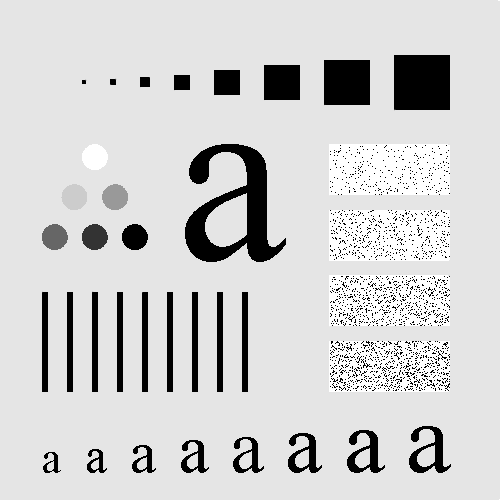
#> input picture images/test_pattern_blurring_orig.tif, 500 x 500 px
$ jupyter execute lab_14.ipynb
#> lines starting #> are read from the running program, lines starting #| are printed output that depends on the picture
# Filtros lineales espaciales - caso pasabajas

<div class="alert alert-block alert-success">
<b>Resumen:</b>  En este notebook exploraremos los filtros pasabajas lineales en el dominio espacial, aplicándolos a imágenes y observando su efecto, especialmente en presencia de ruido Salt & Pepper.
</div>

***

[cell 1]
# Importar las bibliotecas necesarias
import cv2
import numpy as np
import matplotlib.pyplot as plt

# 1. Lectura de la imagen de prueba

[cell 2]
# Leer la imagen en escala de grises
imagen_gray_1 = cv2.imread('./images/test_pattern_blurring_orig.tif', cv2.IMREAD_GRAYSCALE)
#> imagen_gray_1 is the input picture: shape (500, 500); min 0, max 255, mean 207.4

# Verificar si la imagen se ha cargado correctamente
if imagen_gray_1 is None:
    print("Error: La imagen no se pudo cargar. Verifica la ruta y el nombre del archivo.")
else:
    # Mostrar la imagen original
    plt.figure(figsize=(4,4))
    plt.imshow(imagen_gray_1, cmap='gray')
    plt.title('Imagen Original')
    plt.axis('off')
    plt.show()

## 2. Filtro Pasabajas con un Box Kernel

### 2.1. Kernels

[cell 3]
# Crear kernels de tipo box (promedio) con diferentes tamaños
w_1_a = np.ones((3, 3), dtype=np.float32) / 9    # Kernel 3x3
w_1_b = np.ones((11, 11), dtype=np.float32) / 121  # Kernel 11x11
w_1_c = np.ones((21, 21), dtype=np.float32) / 441  # Kernel 21x21

Visualización kernels

[cell 4]
# Visualizar el kernel Gaussian 21x21
plt.figure(figsize=(3,3))
plt.imshow(w_1_c, cmap='gray')
plt.title('Gaussian Kernel 21x21')
plt.colorbar()
plt.show()
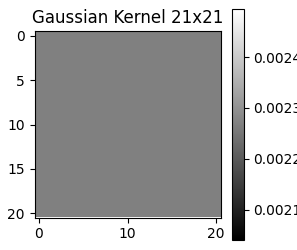
#> figure drawn by matplotlib, 2 panels

### 2.2. Filtrado

[cell 5]
# Aplicar los filtros a la imagen
g_1_a = cv2.filter2D(imagen_gray_1, -1, w_1_a, borderType=cv2.BORDER_REPLICATE)
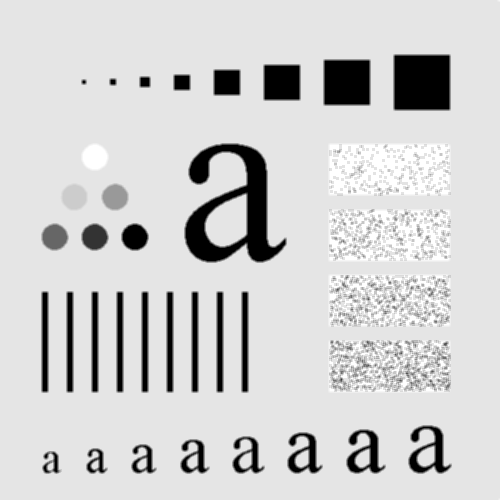
#> g_1_a: shape (500, 500); min 0, max 255, mean 207.4
g_1_b = cv2.filter2D(imagen_gray_1, -1, w_1_b, borderType=cv2.BORDER_REPLICATE)
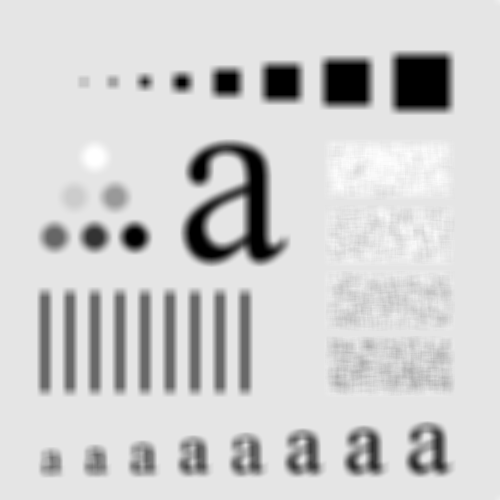
#> g_1_b: shape (500, 500); min 0, max 255, mean 207.4
g_1_c = cv2.filter2D(imagen_gray_1, -1, w_1_c, borderType=cv2.BORDER_REPLICATE)
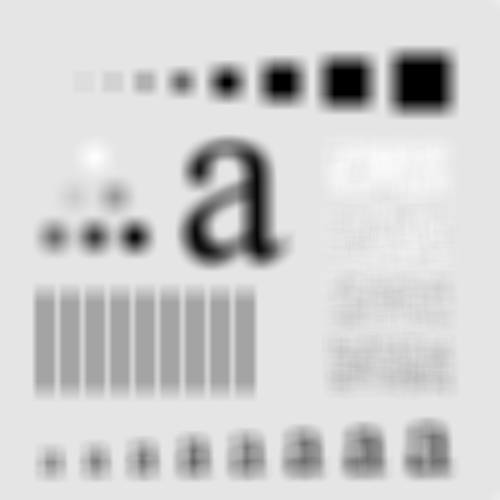
#> g_1_c: shape (500, 500); min 0, max 254, mean 207.4

### 2.3. Resultado

[cell 6]
# Mostrar las imágenes filtradas
fig, axs = plt.subplots(1, 3, figsize=(18,6))

axs[0].imshow(g_1_a, cmap='gray')
axs[0].set_title('Filtro Box 3x3')
axs[0].axis('off')

axs[1].imshow(g_1_b, cmap='gray')
axs[1].set_title('Filtro Box 11x11')
axs[1].axis('off')

axs[2].imshow(g_1_c, cmap='gray')
axs[2].set_title('Filtro Box 21x21')
axs[2].axis('off')

plt.show()

## 3. Filtro Pasabajas con Gaussian Kernel

### 3.1. Kernels

[cell 7]
# Crear kernels Gaussianos con diferentes tamaños y sigma
w_2_a = cv2.getGaussianKernel(3, 1) * cv2.getGaussianKernel(3, 1).T    # 3x3, sigma=1
w_2_b = cv2.getGaussianKernel(11, 2) * cv2.getGaussianKernel(11, 2).T  # 11x11, sigma=2
w_2_c = cv2.getGaussianKernel(21, 3) * cv2.getGaussianKernel(21, 3).T  # 21x21, sigma=3

Visualización kernels

[cell 8]
# Visualizar el kernel Gaussian 21x21
plt.figure(figsize=(3,3))
plt.imshow(w_2_c, cmap='gray')
plt.title('Gaussian Kernel 21x21')
plt.colorbar()
plt.show()
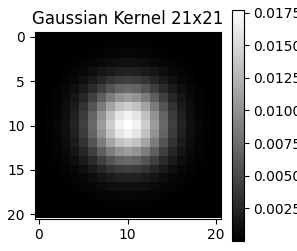
#> figure drawn by matplotlib, 2 panels

### 3.2. Filtrado

[cell 9]
# Aplicar los filtros Gaussianos a la imagen
g_2_a = cv2.filter2D(imagen_gray_1, -1, w_2_a, borderType=cv2.BORDER_REPLICATE)
g_2_b = cv2.filter2D(imagen_gray_1, -1, w_2_b, borderType=cv2.BORDER_REPLICATE)
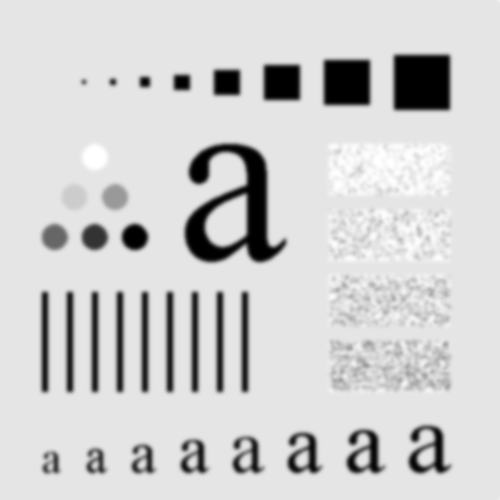
#> g_2_b: shape (500, 500); min 0, max 255, mean 207.4
g_2_c = cv2.filter2D(imagen_gray_1, -1, w_2_c, borderType=cv2.BORDER_REPLICATE)

### 2.3. Resultado

[cell 10]
# Mostrar las imágenes filtradas
fig, axs = plt.subplots(1, 3, figsize=(18,6))

axs[0].imshow(g_2_a, cmap='gray')
axs[0].set_title('Filtro Gaussiano 3x3')
axs[0].axis('off')

axs[1].imshow(g_2_b, cmap='gray')
axs[1].set_title('Filtro Gaussiano 11x11')
axs[1].axis('off')

axs[2].imshow(g_2_c, cmap='gray')
axs[2].set_title('Filtro Gaussiano 21x21')
axs[2].axis('off')

plt.show()

## 3. Efecto del ruido Salt & Pepper a la Imagen

### 3.1. Función para añadir ruido Salt & Pepper

[cell 11]
def add_salt_and_pepper_noise(image, prob):
    """
    Añade ruido "salt & pepper" a una imagen.

    Parámetros:
    - image: Imagen en escala de grises (numpy.ndarray).
    - prob: Probabilidad de que un píxel sea reemplazado por ruido.

    Retorna:
    - Imagen con ruido "salt & pepper" añadida.
    """
#> called with prob = 0.0025
    # Crear una copia de la imagen para no modificar la original
    noisy_image = image.copy()

    # Generar una matriz de números aleatorios
    random_matrix = np.random.rand(*image.shape)

    # Determinar dónde poner el 'pepper' (0)
    noisy_image[random_matrix < (prob / 2)] = 0

    # Determinar dónde poner el 'salt' (255)
    noisy_image[random_matrix > 1 - (prob / 2)] = 255
#> noisy_image: shape (500, 500); min 0, max 255, mean 207.2

    return noisy_image

### 3.2. Generación de imágenes con ruido de baja y alta densidad

[cell 12]
# Ruido de baja densidad
prob_low = 0.0025
n_sp_low = add_salt_and_pepper_noise(imagen_gray_1, prob_low)

# Ruido de alta densidad
prob_high = 0.1
n_sp_high = add_salt_and_pepper_noise(imagen_gray_1, prob_high)
#> call 2 of add_salt_and_pepper_noise, with prob = 0.1
#> in add_salt_and_pepper_noise (call 2), `noisy_image[random_matrix > 1 - (prob / 2)] = 255`:
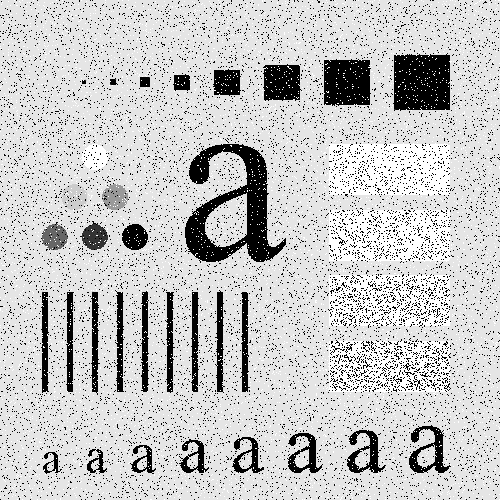
#> noisy_image: shape (500, 500); min 0, max 255, mean 199.3

### 3.3. Visualización

[cell 13]
# Mostrar las imágenes con ruido
fig, axs = plt.subplots(1, 2, figsize=(12,6))

axs[0].imshow(n_sp_low, cmap='gray')
axs[0].set_title('Ruido Salt & Pepper Bajo')
axs[0].axis('off')

axs[1].imshow(n_sp_high, cmap='gray')
axs[1].set_title('Ruido Salt & Pepper Alto')
axs[1].axis('off')

## 4. Actividad

Aplique las anteriores estrategia de filtrado a imagenes contaminadas por ruido Salt & Pepper

---

[cell 14]
g_2_t = cv2.filter2D(n_sp_high, -1, w_2_c, borderType=cv2.BORDER_REPLICATE)
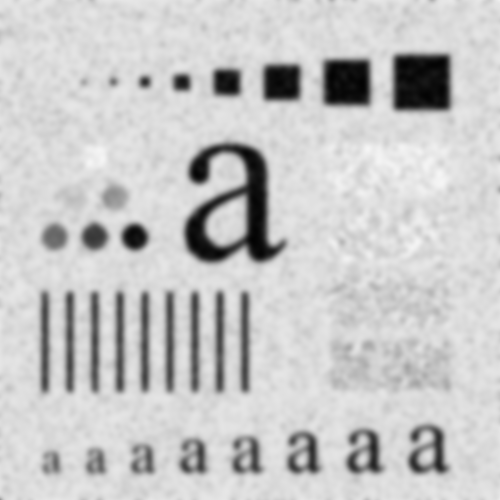
#> g_2_t: shape (500, 500); min 2, max 245, mean 199.3


# show image
plt.figure(figsize=(4,4))
plt.imshow(g_2_t, cmap='gray')
plt.title('Filtro Gaussiano 3x3 sobre Ruido Alto')
plt.axis('off')
plt.show()

# aquí su código
